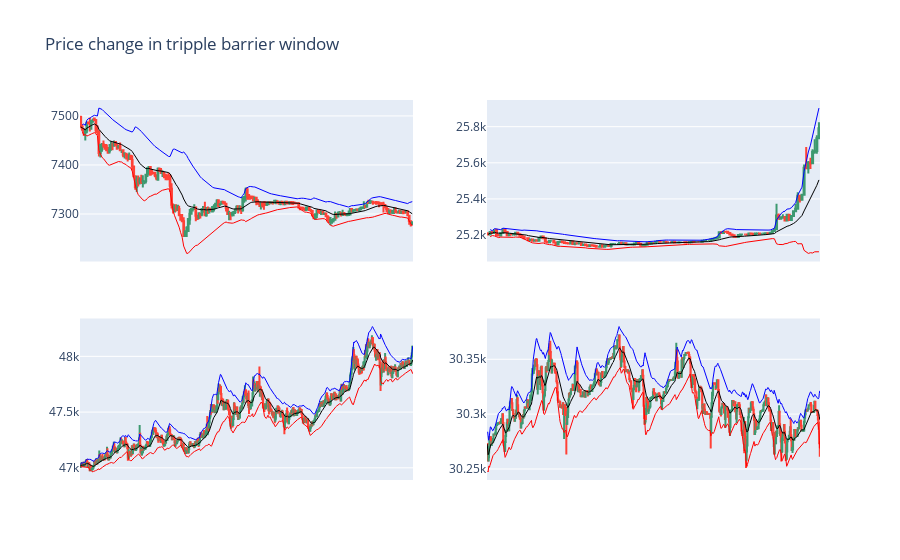

This figure's notebook cell:
### Code cell
import random
import plotly.graph_objects as go
from plotly.subplots import make_subplots

n = 2; m = 2
label_1 = labels[labels['bin'] == 0]
list_1 = random.sample(list(label_1.index), k = n*m)

fig = make_subplots(
    rows = n, cols = m
)

for idx, st in enumerate(list_1):
  et = triple_barrier_events.loc[st]['t1']
  gr_dt = data.loc[st:et]
  avg, upper, lower = bbands(gr_dt['close'], 20, no_of_stdev=2)
  fig.add_trace(go.Candlestick(x=gr_dt.index,
                open=gr_dt.open, high=gr_dt.high,
                low=gr_dt.low, close=gr_dt.close),
                row = idx//n + 1, col = idx%m + 1)
  fig.add_trace(go.Scatter(x=gr_dt.index, y = avg,
                           line = dict(color='black', width=1)),
                row = idx//n + 1, col = idx%m + 1)
  fig.add_trace(go.Scatter(x=gr_dt.index, y = upper,
                           line = dict(color='blue', width=1)),
                row = idx//n + 1, col = idx%m + 1)
  fig.add_trace(go.Scatter(x=gr_dt.index, y = lower,
                           line = dict(color='red', width=1)),
                row = idx//n + 1, col = idx%m + 1)
  
  fig.update_xaxes(rangeslider_visible=False, visible = False)

fig.update_layout(title = 'Price change in tripple barrier window ')
fig.update_traces(showlegend = False)
fig.show()

### Figure 1 — Plotly figure (JSON) as saved in the notebook; plotly's stock layout.template omitted (floating-point values rounded to 4 significant figures; data arrays with more than 128 entries replaced by an {"elided": "..."} marker saying what was removed)
{"data": [{"close": {"elided": "220 float values"}, "high": {"elided": "220 float values"}, "low": {"elided": "220 float values"}, "open": {"elided": "220 float values"}, "showlegend": false, "type": "candlestick", "x": {"elided": "220 str values"}, "xaxis": "x", "yaxis": "y"}, {"line": {"color": "black", "width": 1}, "showlegend": false, "type": "scatter", "x": {"elided": "220 str values"}, "xaxis": "x", "y": {"elided": "220 float values"}, "yaxis": "y"}, {"line": {"color": "blue", "width": 1}, "showlegend": false, "type": "scatter", "x": {"elided": "220 str values"}, "xaxis": "x", "y": {"elided": "220 float values"}, "yaxis": "y"}, {"line": {"color": "red", "width": 1}, "showlegend": false, "type": "scatter", "x": {"elided": "220 str values"}, "xaxis": "x", "y": {"elided": "220 float values"}, "yaxis": "y"}, {"close": {"elided": "157 float values"}, "high": {"elided": "157 float values"}, "low": {"elided": "157 float values"}, "open": {"elided": "157 float values"}, "showlegend": false, "type": "candlestick", "x": {"elided": "157 str values"}, "xaxis": "x2", "yaxis": "y2"}, {"line": {"color": "black", "width": 1}, "showlegend": false, "type": "scatter", "x": {"elided": "157 str values"}, "xaxis": "x2", "y": {"elided": "157 float values"}, "yaxis": "y2"}, {"line": {"color": "blue", "width": 1}, "showlegend": false, "type": "scatter", "x": {"elided": "157 str values"}, "xaxis": "x2", "y": {"elided": "157 float values"}, "yaxis": "y2"}, {"line": {"color": "red", "width": 1}, "showlegend": false, "type": "scatter", "x": {"elided": "157 str values"}, "xaxis": "x2", "y": {"elided": "157 float values"}, "yaxis": "y2"}, {"close": {"elided": "734 float values"}, "high": {"elided": "734 float values"}, "low": {"elided": "734 float values"}, "open": {"elided": "734 float values"}, "showlegend": false, "type": "candlestick", "x": {"elided": "734 str values"}, "xaxis": "x3", "yaxis": "y3"}, {"line": {"color": "black", "width": 1}, "showlegend": false, "type": "scatter", "x": {"elided": "734 str values"}, "xaxis": "x3", "y": {"elided": "734 float values"}, "yaxis": "y3"}, {"line": {"color": "blue", "width": 1}, "showlegend": false, "type": "scatter", "x": {"elided": "734 str values"}, "xaxis": "x3", "y": {"elided": "734 float values"}, "yaxis": "y3"}, {"line": {"color": "red", "width": 1}, "showlegend": false, "type": "scatter", "x": {"elided": "734 str values"}, "xaxis": "x3", "y": {"elided": "734 float values"}, "yaxis": "y3"}, {"close": {"elided": "745 float values"}, "high": {"elided": "745 float values"}, "low": {"elided": "745 float values"}, "open": {"elided": "745 float values"}, "showlegend": false, "type": "candlestick", "x": {"elided": "745 str values"}, "xaxis": "x4", "yaxis": "y4"}, {"line": {"color": "black", "width": 1}, "showlegend": false, "type": "scatter", "x": {"elided": "745 str values"}, "xaxis": "x4", "y": {"elided": "745 float values"}, "yaxis": "y4"}, {"line": {"color": "blue", "width": 1}, "showlegend": false, "type": "scatter", "x": {"elided": "745 str values"}, "xaxis": "x4", "y": {"elided": "745 float values"}, "yaxis": "y4"}, {"line": {"color": "red", "width": 1}, "showlegend": false, "type": "scatter", "x": {"elided": "745 str values"}, "xaxis": "x4", "y": {"elided": "745 float values"}, "yaxis": "y4"}], "layout": {"title": {"text": "Price change in tripple barrier window "}, "xaxis": {"anchor": "y", "domain": [0, 0.45], "rangeslider": {"visible": false}, "visible": false}, "xaxis2": {"anchor": "y2", "domain": [0.55, 1], "rangeslider": {"visible": false}, "visible": false}, "xaxis3": {"anchor": "y3", "domain": [0, 0.45], "rangeslider": {"visible": false}, "visible": false}, "xaxis4": {"anchor": "y4", "domain": [0.55, 1], "rangeslider": {"visible": false}, "visible": false}, "yaxis": {"anchor": "x", "domain": [0.575, 1]}, "yaxis2": {"anchor": "x2", "domain": [0.575, 1]}, "yaxis3": {"anchor": "x3", "domain": [0, 0.425]}, "yaxis4": {"anchor": "x4", "domain": [0, 0.425]}}}
